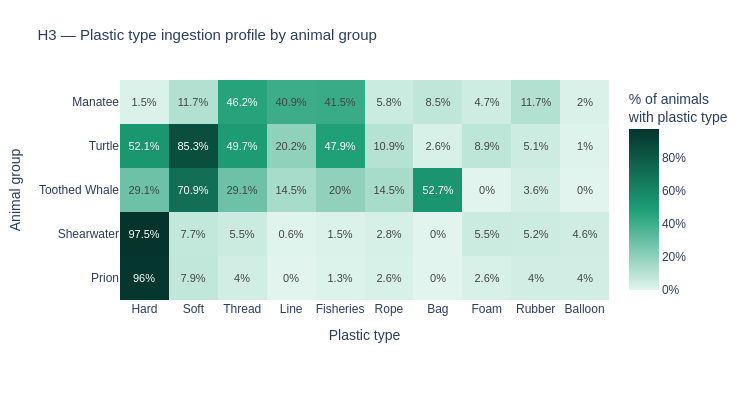

The code cell stored with this chart in its notebook:
### Markdown cell above
---
## H3 — Different Animal Groups Ingest Different Types of Plastic

**Hypothesis:** Plastic ingestion profiles reflect each group's habitat and feeding behaviour.
Coastal species should ingest more fishing-related debris; open-ocean seabirds should ingest
more hard plastic fragments mistaken for prey.

Analysis is restricted to the 5 groups with sufficient ingestion records (n ≥ 50):
Manatee, Turtle, Shearwater, Prion, and Toothed Whale.
Rare plastic types (bottle, cloth, net, nurdle) are excluded due to low counts.

### Code cell
profile = build_plastic_profile(species)
fig_h3 = plot_plastic_heatmap(profile)
fig_h3.show()

### Figure 1 — Plotly figure (JSON) as saved in the notebook; plotly's stock layout.template omitted (floating-point values rounded to 4 significant figures)
{"data": [{"colorbar": {"ticksuffix": "%", "title": {"text": "% of animals<br>with plastic type"}}, "colorscale": [[0, "#E1F5EE"], [0.5, "#1D9E75"], [1, "#04342C"]], "hoverongaps": false, "text": [[96.0, 7.9, 4.0, 0.0, 1.3, 2.6, 0.0, 2.6, 4.0, 4.0], [97.5, 7.7, 5.5, 0.6, 1.5, 2.8, 0.0, 5.5, 5.2, 4.6], [29.1, 70.9, 29.1, 14.5, 20.0, 14.5, 52.7, 0.0, 3.6, 0.0], [52.1, 85.3, 49.7, 20.2, 47.9, 10.9, 2.6, 8.9, 5.1, 1.0], [1.5, 11.7, 46.2, 40.9, 41.5, 5.8, 8.5, 4.7, 11.7, 2.0]], "textfont": {"size": 11}, "texttemplate": "%{text}%", "type": "heatmap", "x": ["Hard", "Soft", "Thread", "Line", "Fisheries", "Rope", "Bag", "Foam", "Rubber", "Balloon"], "y": ["Prion", "Shearwater", "Toothed Whale", "Turtle", "Manatee"], "z": [[96.0, 7.9, 4.0, 0.0, 1.3, 2.6, 0.0, 2.6, 4.0, 4.0], [97.5, 7.7, 5.5, 0.6, 1.5, 2.8, 0.0, 5.5, 5.2, 4.6], [29.1, 70.9, 29.1, 14.5, 20.0, 14.5, 52.7, 0.0, 3.6, 0.0], [52.1, 85.3, 49.7, 20.2, 47.9, 10.9, 2.6, 8.9, 5.1, 1.0], [1.5, 11.7, 46.2, 40.9, 41.5, 5.8, 8.5, 4.7, 11.7, 2.0]]}], "layout": {"font": {"family": "sans-serif", "size": 12}, "height": 400, "margin": {"b": 100, "l": 120, "r": 40, "t": 80}, "paper_bgcolor": "white", "plot_bgcolor": "white", "title": {"font": {"size": 15}, "text": "H3 — Plastic type ingestion profile by animal group"}, "width": 750, "xaxis": {"side": "bottom", "title": {"text": "Plastic type"}}, "yaxis": {"title": {"text": "Animal group"}}}}
